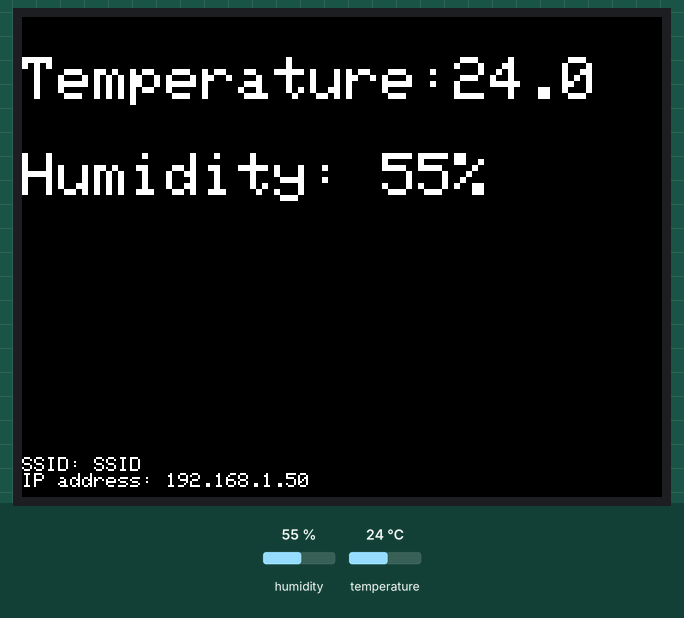
This sketch was run on a simulated ESP32. On the bench: 320×240 colour display. The test bench sets the inputs (shaded band); at power-on: humidity 55 %, temperature 24 °C. WiFi joins after 1.5 s; servers stay silent unless stated; the local clock reads 2024-03-15 10:24:30 at power-on unless the sketch sets it.

Above: at 3.0 s.
3.1 s: humidity set to 22 %
At 8.0 s:
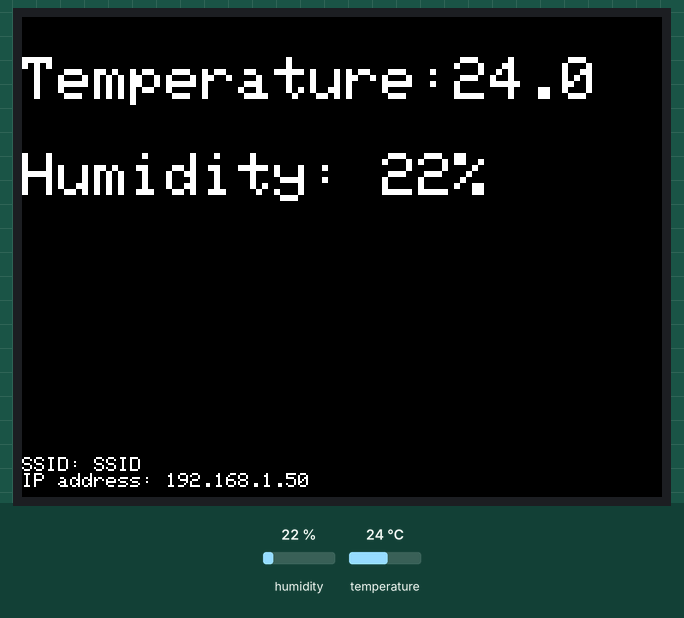
8.3 s: temperature set to 12 °C
At 13.0 s:
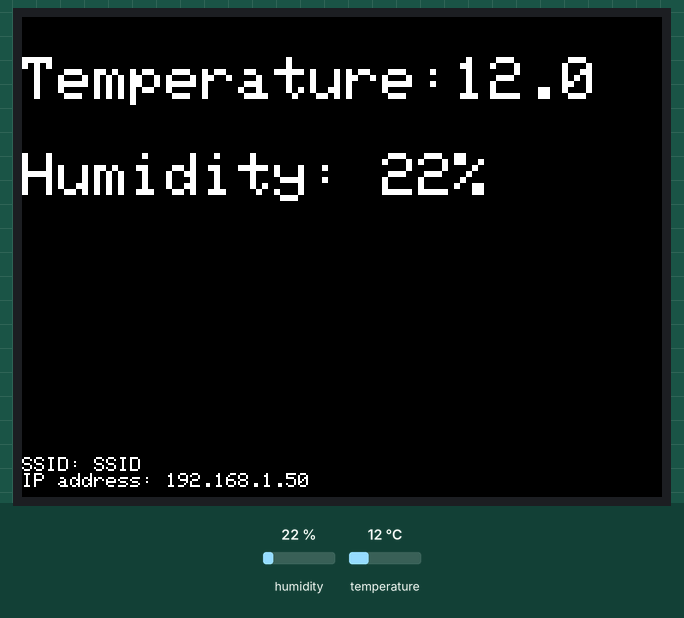
13.3 s: humidity set to 40 %
At 18.0 s:
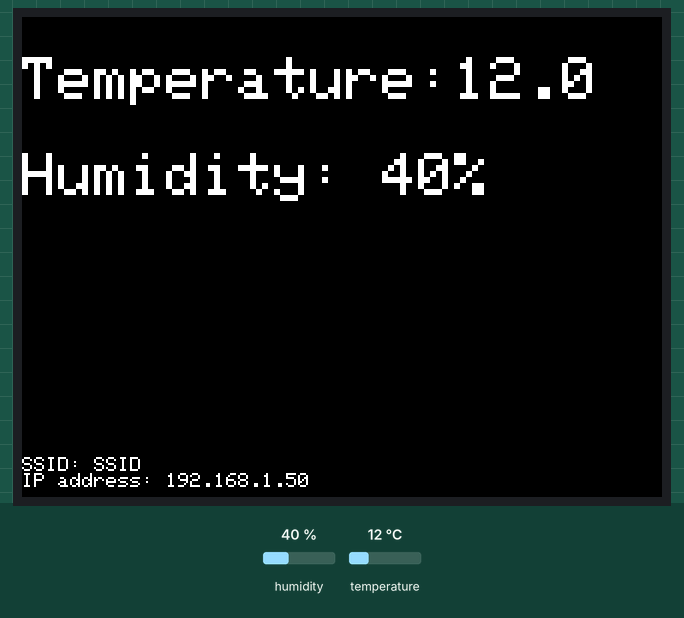
18.3 s: temperature set to 19 °C
Timing chart, 0 to 21.3 s (numbered marks = the images above; inputs shaded):
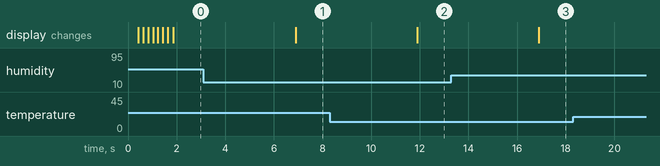

The sketch:

step02.ino
```cpp
#include <M5Stack.h>

//DHT12 Sensor
#include <DHT12.h>

// Ticker
#include <Ticker.h>

// WiFi
#include <WiFi.h>
#include <time.h>

// wifi config
#define WIFI_SSID "SSID"
#define WIFI_PASSWORD "WIFI PASSWORD"

DHT12 dht12;
Ticker tickerMeasure;


void setup() {

  // Initialize the M5Stack object
  M5.begin();
  M5.Lcd.setTextSize(1);
  M5.Lcd.setTextColor(TFT_WHITE, TFT_BLACK);
  M5.Lcd.fillScreen(TFT_BLACK);

  //Wifi
  setupWiFi();

  // setup dht12
  dht12.begin();
  displaySensorData();
  tickerMeasure.attach_ms(5000, displaySensorData);

}

void loop() {

}

void displaySensorData(){
  float temp = dht12.readTemperature();
  float humid = dht12.readHumidity();

  M5.Lcd.setTextSize(3);
  M5.Lcd.setCursor(0, 20);
  M5.Lcd.printf("Temperature:%2.1f  \r\nHumidity: %2.0f%%", temp, humid);
}

void setupWiFi(){
  // connect wifi
  WiFi.begin(WIFI_SSID, WIFI_PASSWORD);
  while (WiFi.status() != WL_CONNECTED) {
    M5.Lcd.printf(".");
    delay(100);
    }
  M5.Lcd.fillScreen(TFT_BLACK);
  M5.Lcd.setCursor(0, 220);
  M5.Lcd.printf("SSID: ");
  M5.Lcd.println(WIFI_SSID);
  M5.Lcd.printf("IP address: ");
  M5.Lcd.println(WiFi.localIP());
  // sync Time
  configTime( 3600L * 9, 0, "ntp.nict.jp", "ntp.jst.mfeed.ad.jp");
}
```

Measured:
- after the input at 3.1 s, the display: changes after 3.8 s (image 1)
- after the input at 8.3 s, the display: changes after 3.6 s (image 2)
- after the input at 13.3 s, the display: changes after 3.6 s (image 3)
